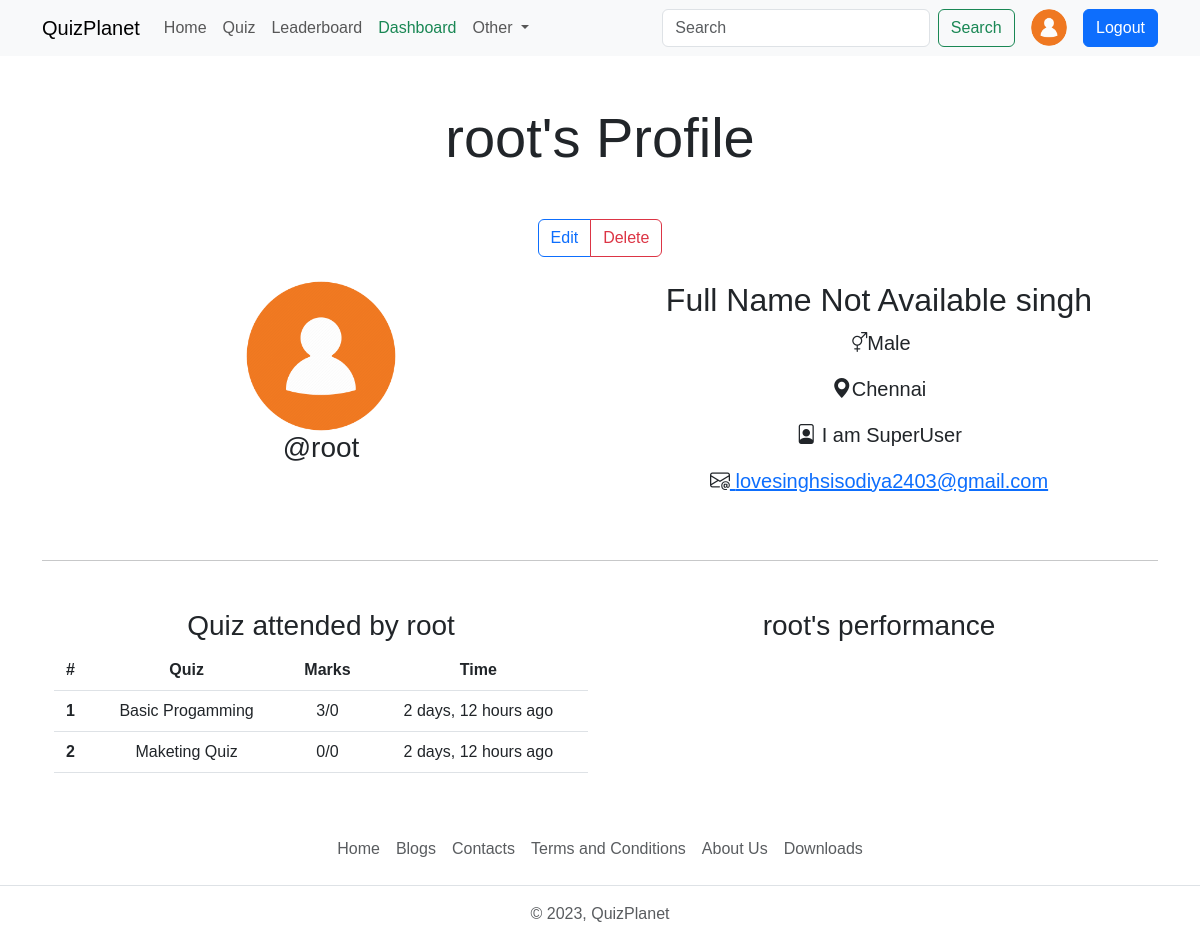
Before: /user/profile/root (signed in) with the older database file.
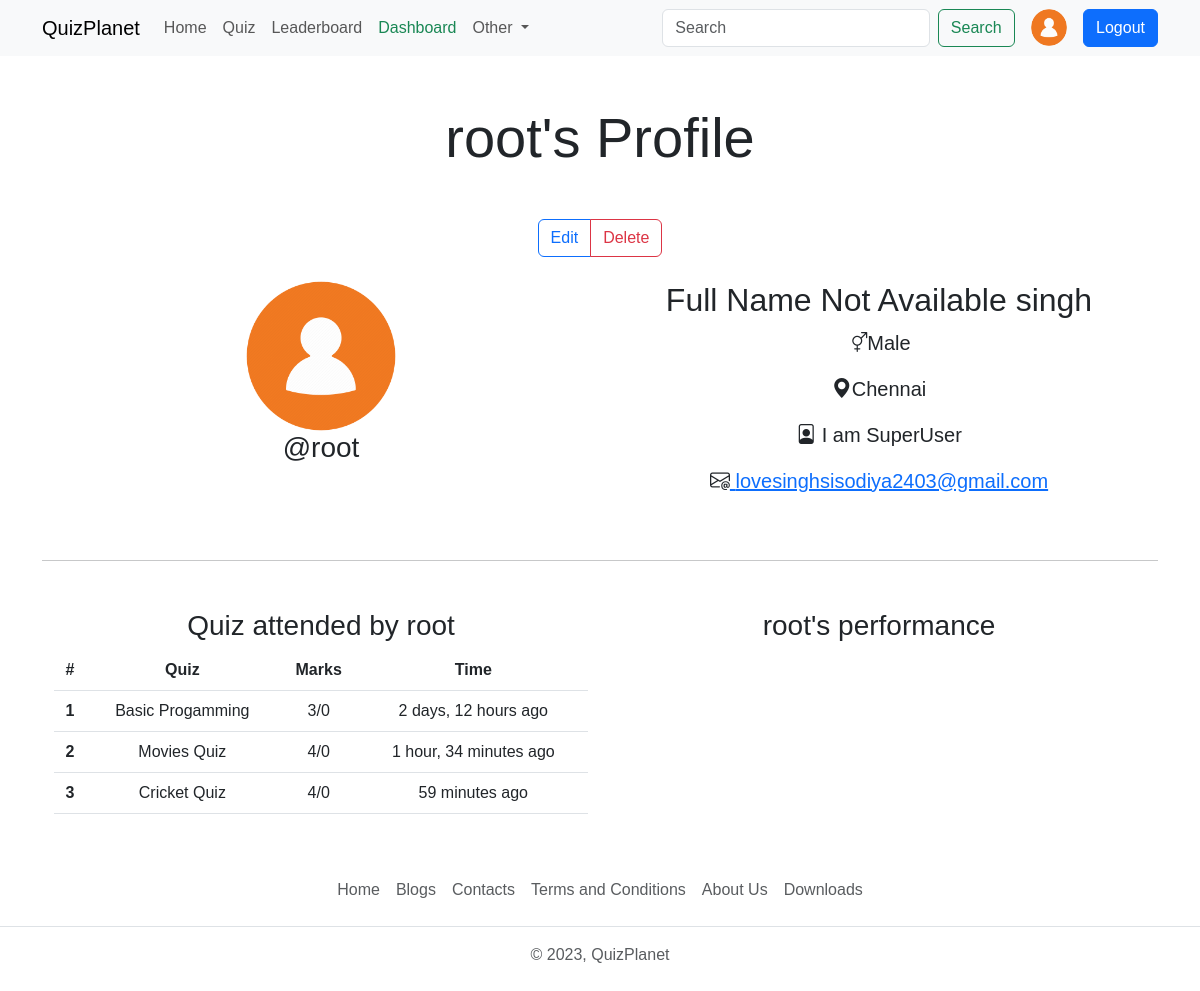
After: the same page with the newer database file.
### account/models.py (models this page shows, shortened)
class Profile(models.Model):
    user=models.OneToOneField(User,on_delete=models.CASCADE,null=True,verbose_name='User Object') #verbose name
    bio = models.TextField(blank=True,null=True)
    profile_img=models.ImageField(upload_to='profile_images',default='user.png',blank=True,null=True,verbose_name='Profile Pic')
    location=models.CharField(max_length=100,blank=True,null=True)
    GENDER=(
        ('Male','Male'),
        ('Female','Female'),
        ('Other','Other'),
    )
    gender=models.CharField(max_length=6,choices=GENDER,blank=True,null=True)

### quiz/models.py (models this page shows, shortened)
class QuizSubmission(models.Model):
    user = models.ForeignKey(User,on_delete=models.CASCADE)
    quiz = models.ForeignKey(Quiz,on_delete=models.CASCADE)
    score = models.IntegerField()
    submitted_at=models.DateTimeField(auto_now_add=True)

class Quiz(models.Model):
    title=models.CharField(max_length=255)
    description= models.TextField()
    category = models.ForeignKey(Category,on_delete=models.CASCADE)
    quiz_file = models.FileField(upload_to='quiz/')
    created_at=models.DateTimeField(auto_now_add=True)
    updated_at=models.DateTimeField(auto_now=True)
    class Meta:
        verbose_name_plural= "Quizzes"

### account/views.py (the view)
# urls.py: path('profile/<str:username>',views.profile,name='profile'),
@login_required(login_url='login')
def profile(request,username):
    user_object2=User.objects.get(username=username);
    user_profile2=Profile.objects.get(user=user_object2)
    user_object = User.objects.get(username=request.user)
    user_profile =Profile.objects.get(user=user_object)
    submissions = QuizSubmission.objects.filter(user=user_object2)
    context={"user_profile":user_profile2,"user_profile2": user_profile,"submissions":submissions}
    return render(request,"profile.html",context)

### templates/profile.html (shortened to what this page needs)
{% extends "index.html" %}
{% load static %}
{% block content %}
    <h1 class="display-4 text-center my-5">{{user_profile.user.username}}'s Profile</h1>
    <div class="container text-center">
        {% if request.user.username == user_profile.user.username %}
            <div class="btn-group" role="group" aria-label="Basic mixed styles example">
                <a href="{% url "edit_profile" %}" type="button" class="btn btn-outline-primary">Edit</a>
                <a href="{% url "delete_profile" %}" type="button" class="btn btn-outline-danger">Delete</a>
            </div>
        {% endif %}
        <div class="container text-center my-4">
            <div class="row row-cols-sm-1 row-cols-md-2">
                <div class="col-12">
                    <img src="{{user_profile.profile_img.url}}" class="rounded-circle" alt="user-profile" width="150" height="150">
                    <h2 class="fs-3">@{{user_profile.user.username}}</h2>
                </div>
                <div class="col-12">
                    <h2>{{user_profile.user.username.first_name|default:"Full Name Not Available"}} {{user_profile.user.last_name}} </h2>
                    <p class="fs-5"><i class="bi bi-gender-ambiguous"></i>{{user_profile.gender|default:"Gender Not Available"}}</p>
                    <p class="fs-5"><i class="bi bi-geo-alt-fill"></i>{{user_profile.location|default:"Location Not Available"}}</p>
                    <p class="fs-5"><i class="bi bi-file-person"></i> {{user_profile.bio|default:"Bio Not Available"}}</p>
                    {% if request.user.is_superuser %}
                        <p class="fs-5"><i class="bi bi-envelope-at"></i><a href="mailto:{user_profile.user.mail}"> {{user_profile.user.email|default:"Email Not Available"}}</a></p>
                    {% endif %}
                </div>
            </div>
        </div>
        <hr class="my-5">
        <div class="container">
            <div class="row row-cols-sm-1 row-cols-md-1 row-cols-lg-2">
                <div class="col-12">
                    <h3>Quiz attended by {{user_profile.user.username}}</h3>
                    <table class="table">
                        <thead>
                            <tr>
                                <th scope="col">#</th>
                                <th scope="col">Quiz</th>
                                <th scope="col">Marks</th>
                                <th scope="col">Time</th>
                            </tr>
                        </thead>
                        <tbody>
                            {% for submission in submissions %}
                                <tr>
                                    <th scope="row">{{forloop.counter}}</th>
                                    <td title="{{submission.quiz.title}}">{{submission.quiz.title | truncatewords:4}}</td>
                                    <td>{{submission.score}}/{{submmission.quiz.question_set.all|length}}</td>
                                    <td>{{submission.submitted_at|timesince}} ago</td>
                                </tr>
                            {% endfor %}
                        </tbody>
                    </table>
                </div>
                <div class="col-12">
                    <h3>{{user_profile.user.username }}'s performance</h3>
                </div>
            </div>
        </div>
    </div>
{% endblock content %}

### templates/index.html (shortened to what this page needs)
{% load static %}
<!DOCTYPE html>
<html lang="en">
<head>
    <link href="https://cdn.jsdelivr.net/npm/bootstrap@5.3.0-alpha3/dist/css/bootstrap.min.css" rel="stylesheet"
>
    <link rel="stylesheet" href="https://cdnjs.cloudflare.com/ajax/libs/bootstrap-icons/1.11.3/font/bootstrap-icons.min.css" />
    <link rel="stylesheet" href="{% static "css/style.css" %}">
</head>
<body>
    {% include "components/navbar.html" %}
    {% block content %}{% endblock content %}
    {% include "components/footer.html" %}
</body>
</html>

### templates/components/navbar.html (shortened to what this page needs)
<nav class="navbar navbar-expand-lg bg-body-tertiary d-none d-lg-block">
    <div class="container">
        <a class="navbar-brand" href="{% url "home" %}">QuizPlanet</a>
        <div class="collapse navbar-collapse" id="navbarSupportedContent">
            <ul class="navbar-nav me-auto mb-2 mb-lg-0">
                <li class="nav-item">
                    <a class="nav-link {% if request.path == '/' %}active{% endif %}" aria-current="page" href="{% url "home" %}">Home</a>
                </li>
                <li class="nav-item">
                    <a class="nav-link {{quiz}}" href="{% url "all_quiz" %}">Quiz</a>
                </li>
                <li class="nav-item">
                    <a class="nav-link {{leaderboard}}" href="{% url "leaderboard" %}">Leaderboard</a>
                </li>
                {% if request.user.is_superuser %}
                    <li class="nav-item">
                        <a class="nav-link text-success {{dashboard}}" href="{% url "dashboard" %}">Dashboard</a>
                    </li>
                {% endif %}
                <li class="nav-item dropdown">
                    <a class="nav-link dropdown-toggle" href="#" role="button" data-bs-toggle="dropdown"
                        aria-expanded="false">
                        Other
                    </a>
                </li>
            </ul>
            <form class="d-flex" role="search" action="{% url "search_users" %}">
                <input class="form-control me-2" name="q" type="search" placeholder="Search" aria-label="Search">
                <button class="btn btn-outline-success" type="submit">Search</button>
                {% if request.user.is_authenticated %}
                    <a href="{% url "profile" request.user.username %}" data-bs-toggle="tooltip" data-bs-placement="bottom" data-bs-title=@{{request.user.username}} class="mx-2">
                        <img src="{{user_profile2.profile_img.url}}" alt="profile" width="55" height="55" class="img-fluid rounded-circle mx-2">
                    </a>
                    <a href="{% url "logout" %}" class="btn btn-primary ms-3">Logout</a>
                {% else %}
                    <a href="{% url "login" %}" class="btn btn-primary ms-2">Login</a>
                {% endif %}
            </form>
        </div>
    </div>
</nav>

### templates/components/footer.html
<footer class="py-3 my-4">
    <ul class="nav justify-content-center border-bottom pb-3 mb-3">
        <li class="nav-item"><a href="{% url "home" %}" class="nav-link px-2 text-body-secondary">Home</a></li>
        <li class="nav-item"><a href="{% url "blogs" %}" class="nav-link px-2 text-body-secondary">Blogs</a></li>
        <li class="nav-item"><a href="{% url "contact" %}" class="nav-link px-2 text-body-secondary">Contacts</a></li>
        <li class="nav-item"><a href="{% url "termandcond" %}" class="nav-link px-2 text-body-secondary">Terms and Conditions</a></li>
        <li class="nav-item"><a href="{% url "about" %}" class="nav-link px-2 text-body-secondary">About Us</a></li>
        <li class="nav-item"><a href="{% url "downloads" %}" class="nav-link px-2 text-body-secondary">Downloads</a></li>
    </ul>
    <p class="text-center text-body-secondary">© 2023, QuizPlanet</p>
</footer>

### static/css/style.css (style rules this page uses)
* { font-family: 'Trebuchet MS', 'Lucida Sans Unicode', 'Lucida Grande', 'Lucida Sans', Arial, sans-serif; }

Changed rows visible on the page:
removed QuizSubmission: quiz "Maketing Quiz", score "0", quiz.question_set.all|length "0", submitted_at "2 days, 12 hours"
added QuizSubmission: quiz "Movies Quiz", score "4", quiz.question_set.all|length "0", submitted_at "1 hour, 34 minutes"
added QuizSubmission: quiz "Cricket Quiz", score "4", quiz.question_set.all|length "0", submitted_at "59 minutes"
